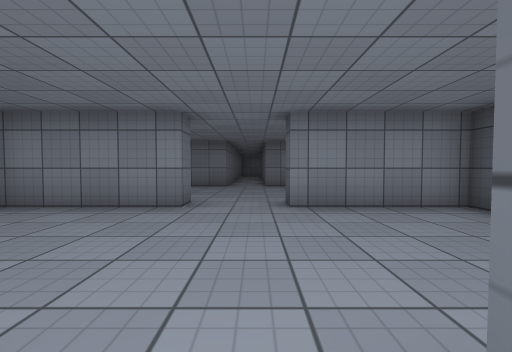
view 1 (above)

22 first-person views from a walk through a 3-D level made in the Unity game engine. The camera is 1.2 m above the floor, tilts 2° down and sees 90° across. The floor is counted in squares, 1.44 m on a side. Each view is taken from the middle of a square. On the plan, view 1 faces up. The plan holds only what a view shows up to about 10 squares ahead; the rest is blank. The player is left out. Some animated figures are left out. Surface patterns are stand-ins for the level's own textures.

view 2
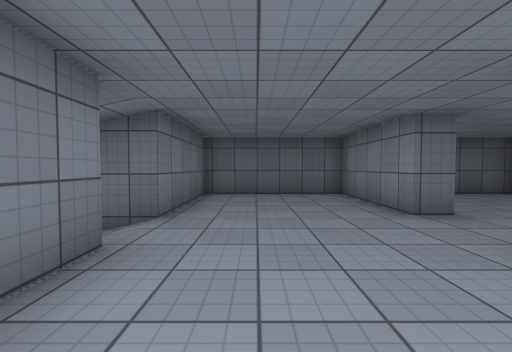

view 3
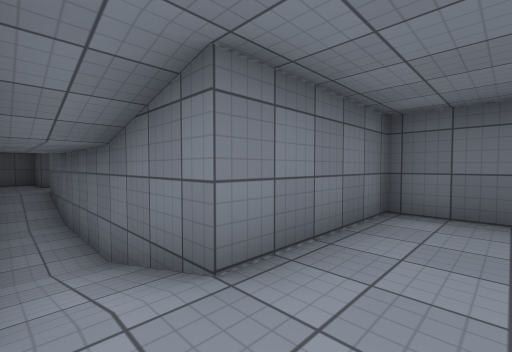

view 4
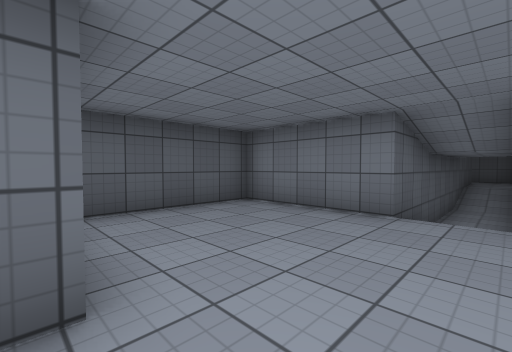

view 5
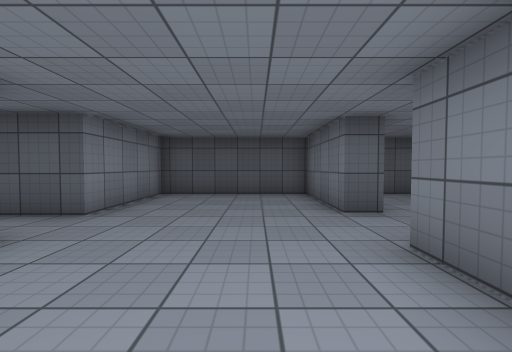

view 6
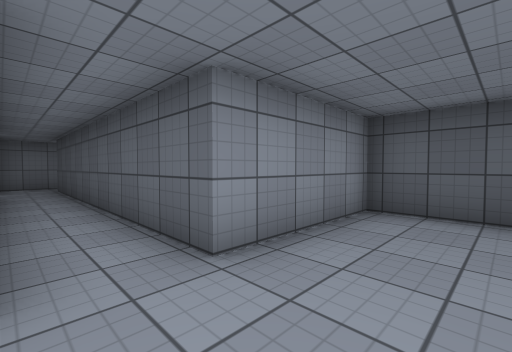

view 7
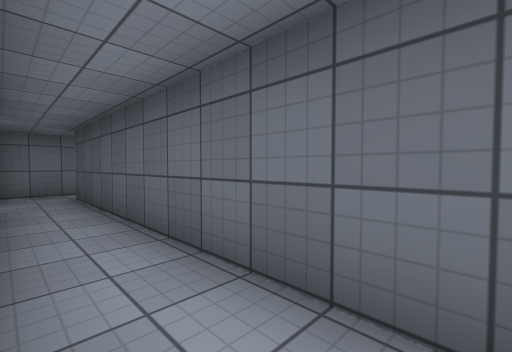

view 8
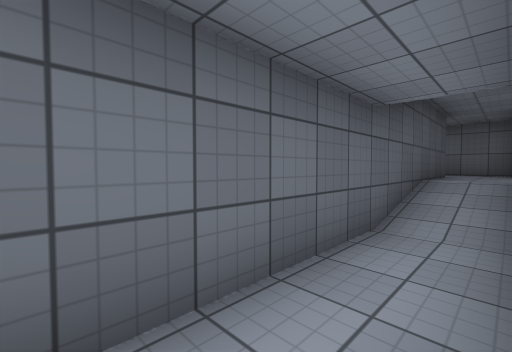

view 9
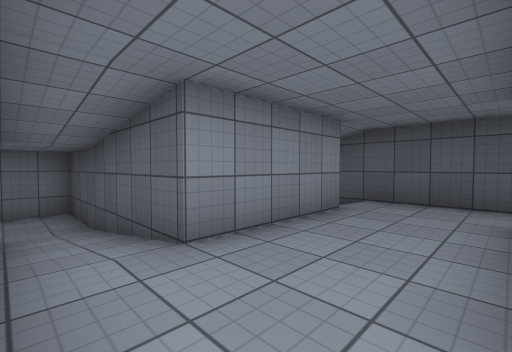

view 10
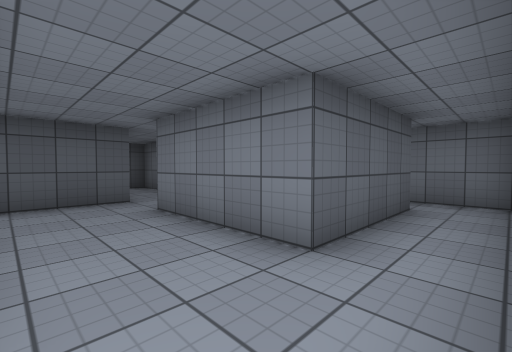

view 11
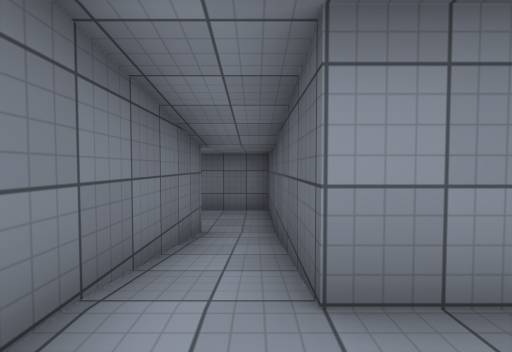

view 12
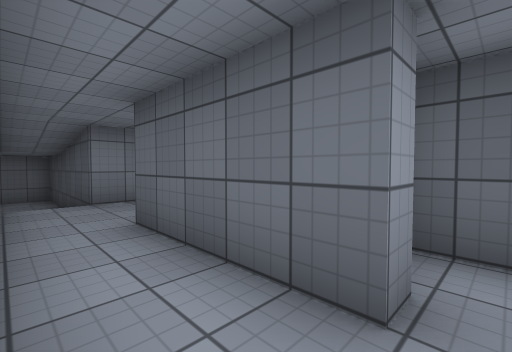

view 13
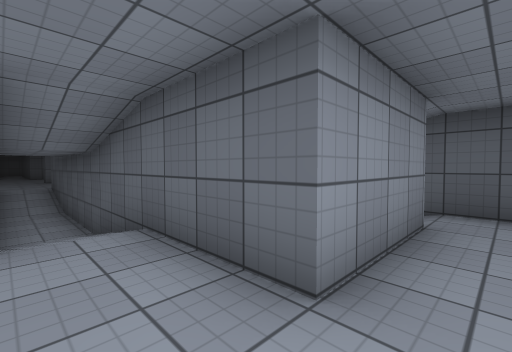

view 14
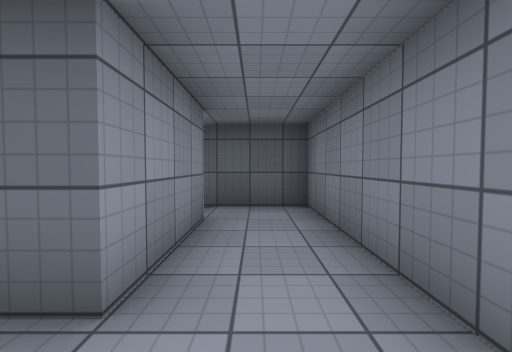

view 15
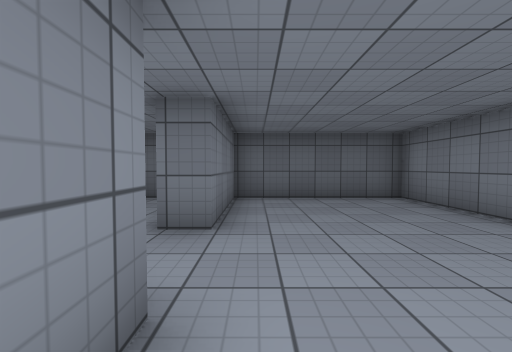

view 16
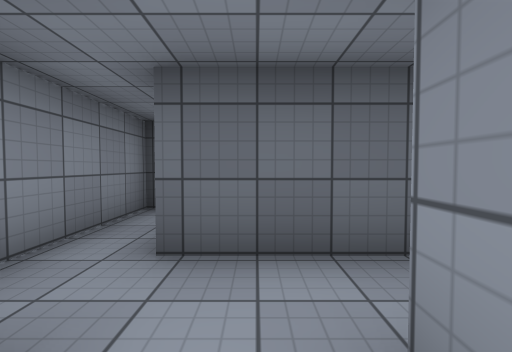

view 17
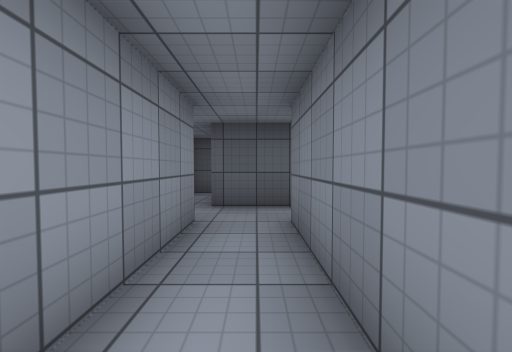

view 18
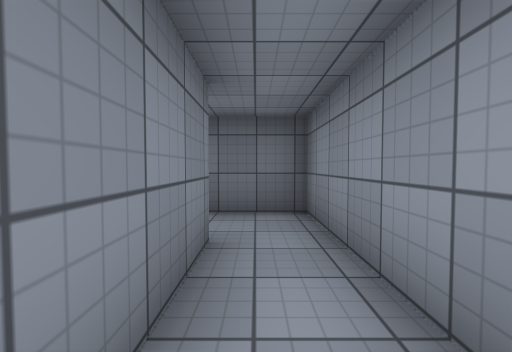

view 19
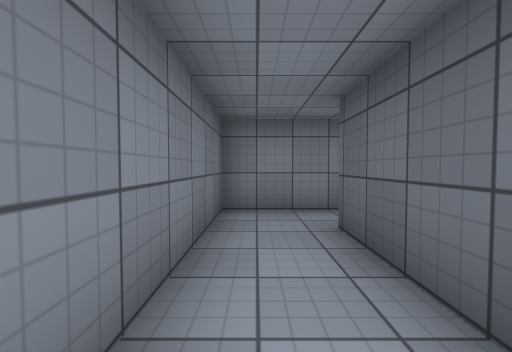

view 20
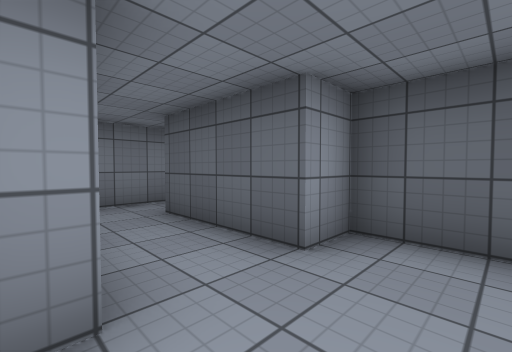

view 21
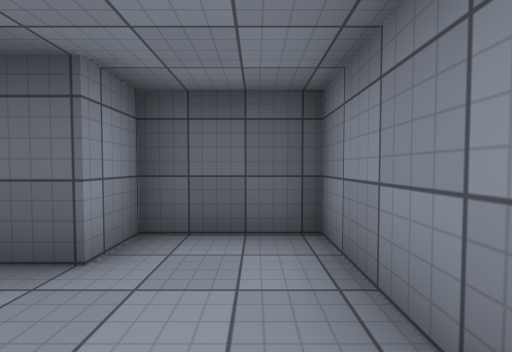

view 22
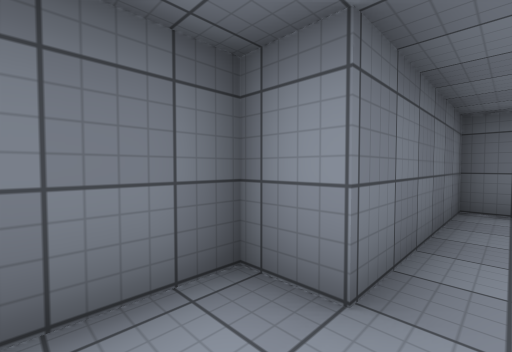

### Floor plan
Key: @ floor where view 1 was taken; # wall or solid block; . main floor; - floor 0.25 m lower than the main floor; _ floor 0.75 m lower than the main floor; < floor 1 m lower than the main floor; / step, stairs or slope.
Columns run from 8 left of view 1 to 4 right of it. Each row starts with its distance up from view 1.
 21        #####
 20        .....
 19  ######..#
 18  #.......#
 17  #.####..#
 16  #.#   ..#
 15 ##.##  ..#
 14 #...#  ..#
 13 #...#  ..#
 12   ###  ..#
 11        ..#
 10    ####..####
  9    #........#
  8    #........#
  7    #........#
  6    #........#
  5    ####..####
  4    #........#
  3    #........#
  2    #........#
  1    #........#
  0    ####/@####
 -1        //#
 -2  ####  </#
 -3   __#  <<#
 -4   __#  <<#
 -5  #__#  <<#
 -6  #//#  </#
 -7  #//#  //#
 -8  #--###//#
 -9  #.......#
-10   .......#
-11   .......####
-12   ..#  .....#
-13   ..#  ######
-14   ..##
-15   ...#
-16   ##.

Where each view was taken, in squares from view 1:
view 1: 0 up, 0 right, facing up
view 2: 2 up, 3 right, facing left
view 3: 2 up, 0 right, facing down-left
view 4: 5 up, 1 left, facing down-right
view 5: 7 up, 4 left, facing right
view 6: 8 up, 1 left, facing up-right
view 7: 11 up, 1 left, facing up-right
view 8: 2 down, 1 left, facing down-right
view 9: 11 down, 6 left, facing up-right
view 10: 9 down, 6 left, facing down-right
view 11: 10 down, 5 left, facing up
view 12: 15 down, 6 left, facing up-right
view 13: 12 down, 1 left, facing up-right
view 14: 12 down, 1 left, facing right
view 15: 6 up, 2 right, facing left
view 16: 18 up, 2 left, facing right
view 17: 18 up, 5 left, facing right
view 18: 18 up, 2 left, facing left
view 19: 14 up, 6 left, facing up
view 20: 13 up, 7 left, facing up-right
view 21: 13 up, 7 left, facing right
view 22: 13 up, 6 left, facing up-left
